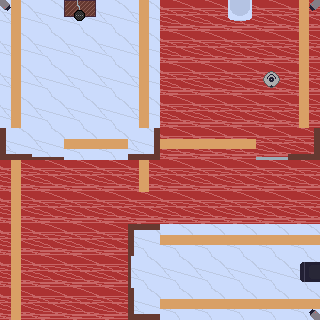

A 2D game scene composited from a Tiled map and its tileset images. What follows is a short description and the map's XML, with each tile layer's data collapsed to a summary:
An orthogonal 10x10 tile map with 32x32 px tiles, 5 tile layers (Tile Layer 1, Walls, Tile Layer 3, Tile Layer 4, ...), 13 tilesets.

<map version="1.2" tiledversion="1.2.1" orientation="orthogonal" renderorder="right-down" width="10" height="10" tilewidth="32" tileheight="32" infinite="0" nextlayerid="6" nextobjectid="1">
 <tileset firstgid="1" source="tilesets/booglehome.tsx" />
 <tileset firstgid="2" source="tilesets/boomba.tsx" />
 <tileset firstgid="3" source="tilesets/camera.tsx" />
 <tileset firstgid="4" source="tilesets/door.tsx" />
 <tileset firstgid="5" source="tilesets/fridge.tsx" />
 <tileset firstgid="6" source="tilesets/redcarpet.tsx" />
 <tileset firstgid="7" source="tilesets/smartdoor.tsx" />
 <tileset firstgid="8" source="tilesets/table.tsx" />
 <tileset firstgid="9" source="tilesets/wall.tsx" />
 <tileset firstgid="10" source="tilesets/washingmachine.tsx" />
 <tileset firstgid="11" name="woodfloor" tilewidth="32" tileheight="32" tilecount="1" columns="1">
  <image source="woodfloor.png" width="32" height="32" />
 </tileset>
 <tileset firstgid="12" source="tilesets/marblefloor.tsx" />
 <tileset firstgid="13" source="tilesets/wallcorner.tsx" />
 <layer id="1" name="Tile Layer 1" width="10" height="10">
  <data>[100 cells, 100 non-empty, 2 distinct tile ids]</data>
 </layer>
 <layer id="2" name="Walls" width="10" height="10">
  <data>[100 cells, 41 non-empty, 4 distinct tile ids]</data>
 </layer>
 <layer id="3" name="Tile Layer 3" width="10" height="10">
  <data>[100 cells, 4 non-empty, 4 distinct tile ids]</data>
 </layer>
 <layer id="4" name="Tile Layer 4" width="10" height="10">
  <data>[100 cells, 1 non-empty, 1 distinct tile ids]</data>
 </layer>
 <layer id="5" name="Cameras" width="10" height="10">
  <data>[100 cells, 3 non-empty, 1 distinct tile ids]</data>
 </layer>
</map>